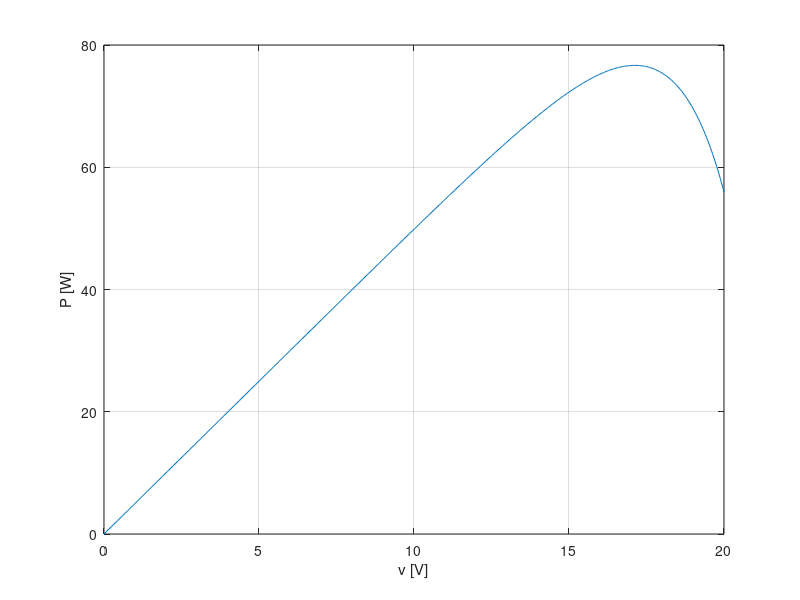
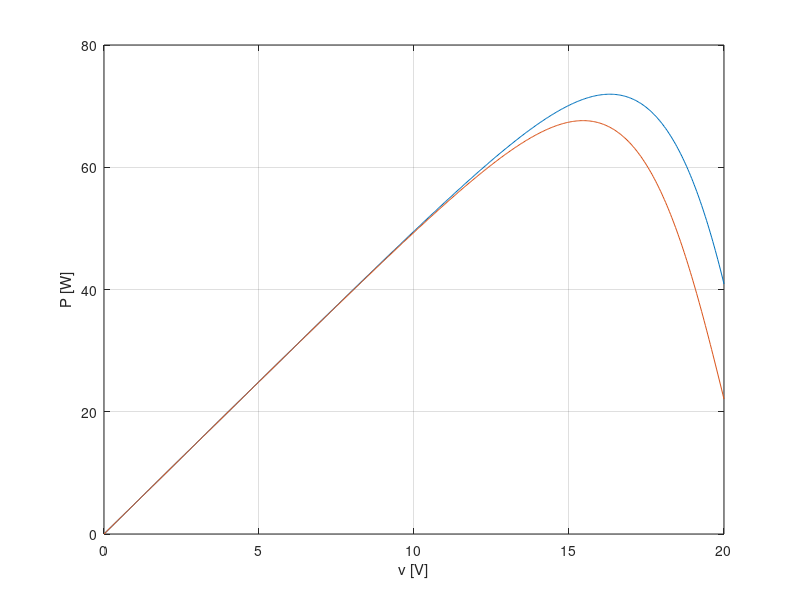

MATLAB code to generate these figures, in order: (Note: this script raises an error after producing the figures.)

% Konstanter

a = 20;
b = 40;
w = 0;

n = 0.2;
Vt = 10;
ad = 1/(n*Vt);

I_L = 5;
I_0 = 1e-4;

V_MMP = 15.5;

K_P = 0.5;
K_i = 5;

R_s = 0.2;
R_sh = 500;
R_sh_inv = 1/R_sh;

R_N = 0.4;

tau = 10^(-5);

v = linspace(0,20,500);
i = I_L - I_0*(exp(v/(n*Vt))-1);
P = v.*i;

i2 = I_L -I_0*(exp((v+i*R_s)/(n*Vt))-1) - (v+i*R_s)/R_sh;
i3 = I_L -I_0*(exp((v+i*R_N)/(n*Vt))-1) - (v+i*R_N)/R_sh;
P2 = v.*i2;
P3 = v.*i3;

figure(5)
plot(v,P), grid on
xlabel('v [V]')
ylabel('P [W]')

figure(6)
plot(v, P2)
hold on
plot(v, P3)
grid on
xlabel('v [V]')
ylabel('P [W]')

%% Comparison plots: Feedback vs Feedforward

% Extract data
t_v  = out.v.Time;
v_fb = out.v.Data;
v_ff = out.v_FF.Data;

t_i  = out.i.Time;
i_fb = out.i.Data;
i_ff = out.i_FF.Data;

t_p  = out.P.Time;
p_fb = out.P.Data;
p_ff = out.P_FF.Data;

% Create figure with tiled layout
figure(10)
tiledlayout(3,1, "TileSpacing","compact", "Padding","compact")

% ---------------- Voltage ----------------
nexttile
plot(t_v, v_fb, 'LineWidth', 2)
hold on
plot(t_v, v_ff, '--', 'LineWidth', 2)
grid on
ylabel('Voltage [V]', 'FontSize', 13)
title('Voltage comparison: Feedback vs Feedforward', 'FontSize', 14)
legend('Feedback', 'Feedforward', 'Location', 'best')
set(gca, 'FontSize', 12)

% ---------------- Current ----------------
nexttile
plot(t_i, i_fb, 'LineWidth', 2)
hold on
plot(t_i, i_ff, '--', 'LineWidth', 2)
grid on
ylabel('Current [A]', 'FontSize', 13)
title('Current comparison: Feedback vs Feedforward', 'FontSize', 14)
legend('Feedback', 'Feedforward', 'Location', 'best')
set(gca, 'FontSize', 12)

% ---------------- Power ----------------
nexttile
plot(t_p, p_fb, 'LineWidth', 2)
hold on
plot(t_p, p_ff, '--', 'LineWidth', 2)
grid on
xlabel('Time [s]', 'FontSize', 13)
ylabel('Power [W]', 'FontSize', 13)
title('Power comparison: Feedback vs Feedforward', 'FontSize', 14)
legend('Feedback', 'Feedforward', 'Location', 'best')
set(gca, 'FontSize', 12)
